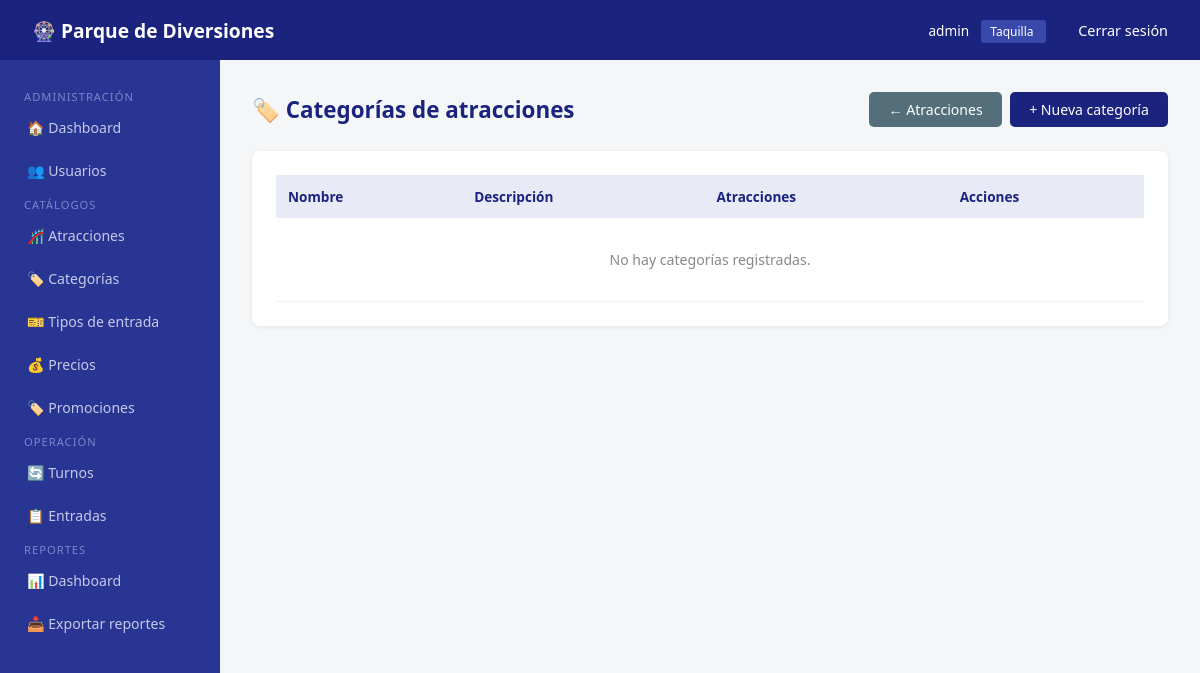
The page /atracciones/categorias/ (signed in) on the database as committed earlier.
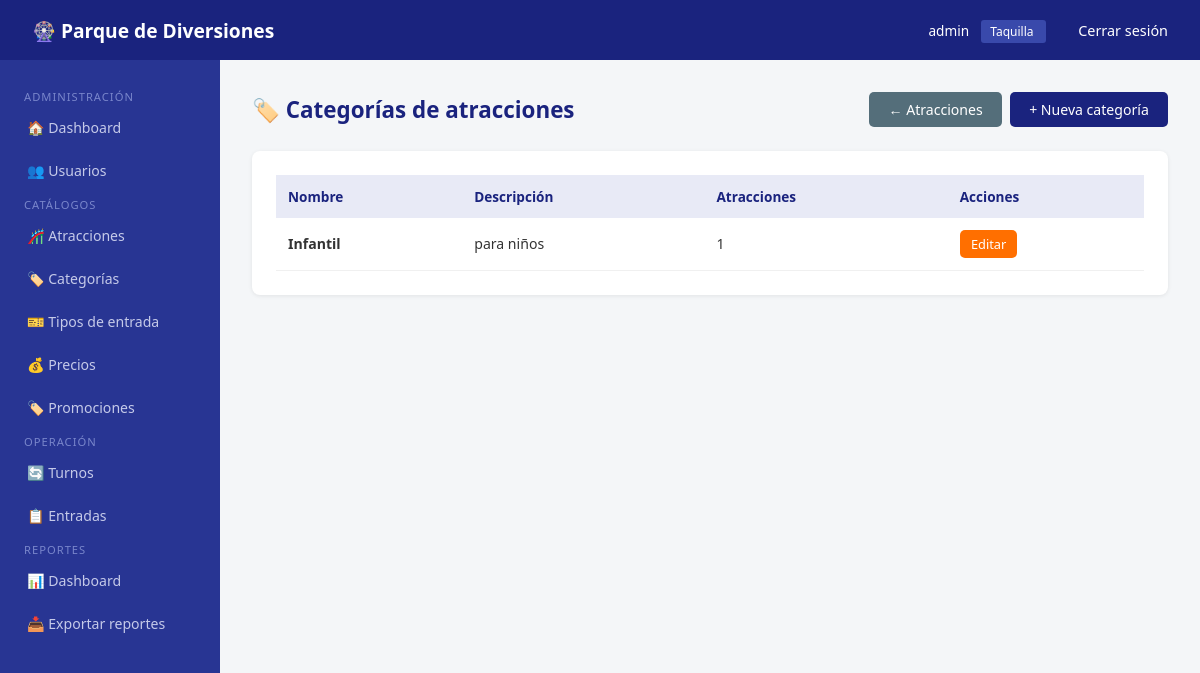
The same page on the database as committed later.
### atracciones/models.py (models this page shows, shortened)
class CategoriaAtraccion(models.Model):
    nombre = models.CharField(max_length=100)
    descripcion = models.TextField(blank=True)
    class Meta:
        verbose_name = 'Categoría'
        verbose_name_plural = 'Categorías'

### atracciones/views.py (the view)
# urls.py: path('categorias/',                 views.lista_categorias,  name='categorias'),
@login_requerido
@rol_requerido('administrador')
def lista_categorias(request):
    categorias = CategoriaAtraccion.objects.all().order_by('nombre')
    return render(request, 'atracciones/lista_categorias.html', {'categorias': categorias})

### usuarios/decoradores.py (called while the page is built)
def rol_requerido(*roles):
    def decorator(view_func):
        @wraps(view_func)
        def wrapper(request, *args, **kwargs):
            if not request.user.is_authenticated:
                return redirect('usuarios:login')
            if request.user.is_superuser:
                return view_func(request, *args, **kwargs)
            if request.user.rol not in roles:
                messages.error(request, 'No tienes permiso para acceder a esta sección.')
                return redirect('usuarios:dashboard')
            return view_func(request, *args, **kwargs)
        return wrapper
    return decorator

def login_requerido(view_func):
    @wraps(view_func)
    def wrapper(request, *args, **kwargs):
        if not request.user.is_authenticated:
            return redirect('usuarios:login')
        return view_func(request, *args, **kwargs)
    return wrapper

### templates/atracciones/lista_categorias.html (shortened to what this page needs)
{% extends 'base/base.html' %}
{% block content %}
<div class="page-header">
    <h1>🏷️ Categorías de atracciones</h1>
    <div style="display:flex; gap:0.5rem;">
        <a href="{% url 'atracciones:lista' %}" class="btn btn-secondary">← Atracciones</a>
        <a href="{% url 'atracciones:crear_categoria' %}" class="btn btn-primary">+ Nueva categoría</a>
    </div>
</div>
<div class="card">
    <table>
        <thead>
            <tr>
                <th>Nombre</th>
                <th>Descripción</th>
                <th>Atracciones</th>
                <th>Acciones</th>
            </tr>
        </thead>
        <tbody>
            {% for c in categorias %}
            <tr>
                <td><strong>{{ c.nombre }}</strong></td>
                <td>{{ c.descripcion|default:"—" }}</td>
                <td>{{ c.atraccion_set.count }}</td>
                <td>
                    <a href="{% url 'atracciones:editar_categoria' c.pk %}"
                       class="btn btn-warning"
                       style="padding:0.3rem 0.7rem; font-size:0.8rem;">Editar</a>
                </td>
            </tr>
            {% empty %}
            <tr>
                <td colspan="4" style="text-align:center; color:#888; padding:2rem;">
                    No hay categorías registradas.
                </td>
            </tr>
            {% endfor %}
        </tbody>
    </table>
</div>
{% endblock %}

Rows that differ between the two databases and show on the page:
added CategoriaAtraccion: nombre "Infantil", descripcion "para niños", atraccion_set.count "1"
Other text that changed with them:
text no longer shown: "No hay categorías registradas."
